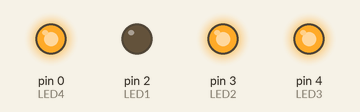
A sketch run on a simulated Arduino Uno, built with avr-gcc and run on an emulated ATmega328P. Parts: output pins drawn as LEDs (lit = HIGH).

Above: at 0.1 s.
At 0.7 s:
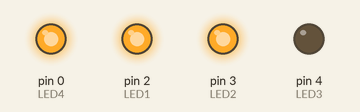
At 1.3 s:
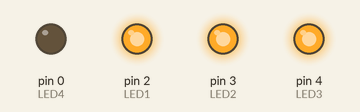
At 2.7 s:
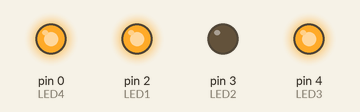
Timing chart, 0 to 3.0 s (numbered marks = the images above):
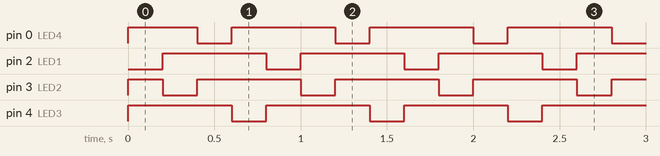

The sketch:

ledptn2.ino
```cpp
// (licence header left out)
#define LED1          2   //  PA1
#define LED2          3   //  PA2
#define LED3          4   //  PA3
#define LED4          0   //  PA6
/*----------------------------------------------------------------------------*/
//     Variables
/*----------------------------------------------------------------------------*/
uint16_t  global_counter;
//uint16_t  final_count;

/*----------------------------------------------------------------------------*/
//      Program
/*----------------------------------------------------------------------------*/
void setup() {
  // put your setup code here, to run once:
  //PORTA.DIR = 0x4e;
  pinMode(LED1,OUTPUT);
  pinMode(LED2,OUTPUT);
  pinMode(LED3,OUTPUT);
  pinMode(LED4,OUTPUT);
  //PORTA.OUT |= 0x4e;
  digitalWrite(LED1, HIGH);
  digitalWrite(LED2, HIGH);
  digitalWrite(LED3, HIGH);
  digitalWrite(LED4, HIGH);

  global_counter = 0;
  //final_count = random(12) + 100;
}

void loop() {
  int val;
  // put your main code here, to run repeatedly:
  //PORTA.OUT |= 0x4e;
  //if (global_counter < final_count){
    val = (global_counter%4)==0?LOW:HIGH;
    digitalWrite(LED1, val);
    val = (global_counter%4)==1?LOW:HIGH;
    digitalWrite(LED2, val);
    val = (global_counter%4)==3?LOW:HIGH;
    digitalWrite(LED3, val);
    val = (global_counter%4)==2?LOW:HIGH;
    digitalWrite(LED4, val);
  //}
  delay(200);

  //PORTA.OUT &= 0xb1;
  global_counter += 1;
}
```

Measured:
- by itself, pin 0 (LED4), pin 2 (LED1), pin 3 (LED2), pin 4 (LED3): alternates HIGH for 0.60 s and LOW for 0.20 s
- by itself, everything shown: repeats every 0.80 s, in 4 steps
